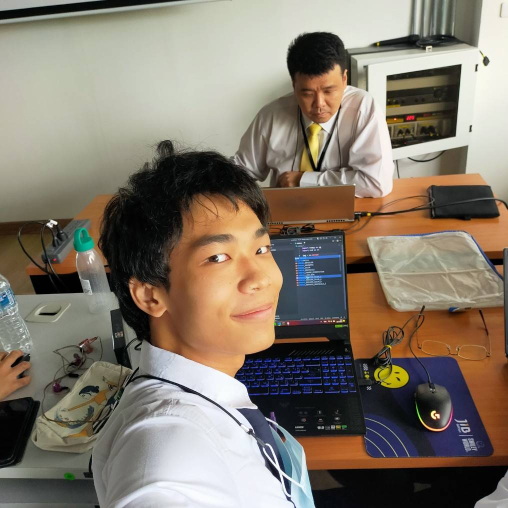
#> input picture input.jpg, 1016 x 1016 px (shown at 1/2 size)
$ python cw4.py
#> lines starting #> are read from the running program, lines starting #| are printed output that depends on the picture
# fourier transformation.py
import numpy as np
import cv2 as cv

img = cv.imread('input.jpg', cv.IMREAD_GRAYSCALE)
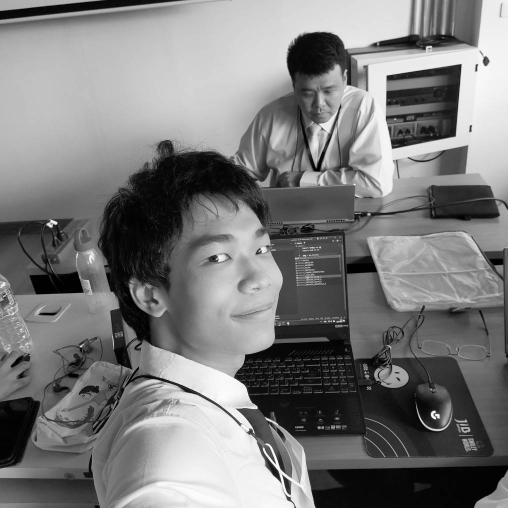
#> img: shape (1016, 1016) (shown at 1/2 size); min 0, max 255, mean 122.6

# cast data type to float 32 bit
img = img.astype(np.float32);

# take fourier transform
imgF = np.fft.fft2(img)

# ship (0,0) to center of image
## รูปจริงๆ ที่เป็นสมการ fourier
imgF = np.fft.fftshift(imgF)

# find magnitude & phase
imgReal = np.real(imgF)
imgIma = np.imag(imgF)
imgMag = np.sqrt(imgReal**2 + imgIma**2)

# เเปลงให้ภาพอ่านรู้เรื่อง
imgMag = np.log(1+imgMag)
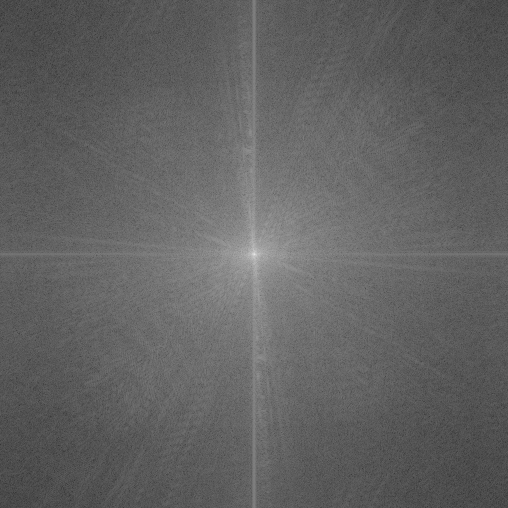
#> imgMag: shape (1016, 1016) float64 (shown at 1/2 size); min 1.96, max 18.66, mean 8.38; drawn with min black and max white
imgMag = cv.normalize(imgMag, None, 0, 255, cv.NORM_MINMAX, cv.CV_8U)
print("input image size y x =",imgMag.shape)
#| input image size y x = (1016, 1016)
cv.imwrite("f_image.png", imgMag)

##########################สร้าง fourier sobel
sobel_filter = [
    [-1,0,1],
    [-2,0,1],
    [-1,0,1]
]

sobel_filter = np.array(sobel_filter)

#ขนาดเดิม ของ sobel filter
width = sobel_filter.shape[1]
height = sobel_filter.shape[0]

#ขนาด ใหม่ ที่ต้องการ
new_height,new_width = imgMag.shape
#> new_height = 1016; new_width = 1016

# Create a blank image of the desired size
# # filter sobel จะต้องใหญ่ เท่า image size เพื่อให้ทำ dot product ได้
padded_sobel = np.zeros((new_height, new_width), dtype=np.uint8)

# Copy the original image into the center of the padded image
top = (new_height - height) // 2
#> top = 506
left = (new_width - width) // 2
#> left = 506
padded_sobel[top : top+height, left : left+width] = sobel_filter
## ขนาดจะต้องเท่ากับรูป input เพราะเรา resize เเล้ว
print("padded sobel y x = ",padded_sobel.shape)

####################### เอา รูป sobel filter convert เป็น frequency domain โดยการทำ fourier tranform


# cast data type to float 32 bit
padded_sobel = padded_sobel.astype(np.float32);

# take fourier transform
sobelF = np.fft.fft2(padded_sobel)

# ship (0,0) to center of image
sobelF = np.fft.fftshift(sobelF)

# find magnitude & phase``
sobelReal = np.real(sobelF)
sobelIma = np.imag(sobelF)
sobelMag = np.sqrt(sobelReal**2 + sobelIma**2)
sobelPhs = np.arctan2(sobelIma, sobelReal)

# Inverse Fourier transform
sobelRealInv = sobelMag*np.cos(sobelPhs)
sobelImaInv = sobelMag*np.sin(sobelPhs)

sobelFInv = sobelRealInv + sobelImaInv*1j

sobelFInv = np.fft.ifftshift(sobelFInv)
sobelInv = np.fft.ifft2(sobelFInv)

sobelInv = np.real(sobelInv)
sobelInv = sobelInv.astype(np.uint8);

# display magnitude
#sobelMag = np.log(1+sobelMag)
sobelMag = cv.normalize(sobelMag, None, 0, 255, cv.NORM_MINMAX, cv.CV_8U)

cv.imwrite("f_sobel.png",sobelMag)
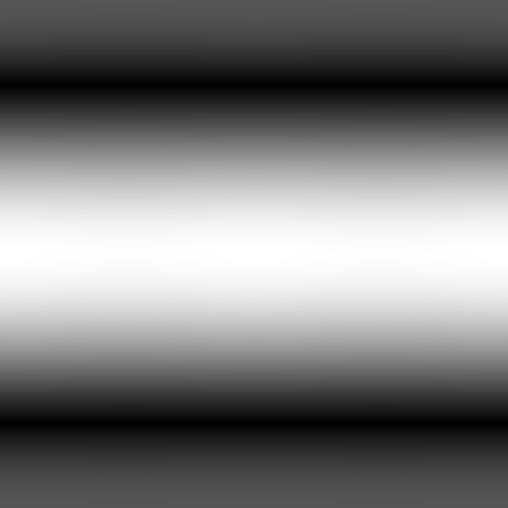
#> saved as f_sobel.png: shape (1016, 1016) (shown at 1/2 size); min 0, max 255, mean 121.5

########################## นำรูป F sobel มา คูณ จุดต่อจุด กับ frequency domain image

# img_frequency_domain_sobeled = np.dot(imgMag,sobel_magnitude_image)
# cv.imwrite("f_Fdomain_sobeled.png",img_frequency_domain_sobeled)
img_frequency_domain_sobeled=np.zeros(imgMag.shape)
for y in range(0,imgMag.shape[0]):
    for x in range(0,imgMag.shape[1]):
        img_frequency_domain_sobeled[y,x]= imgMag[y,x] * sobelMag[y,x]
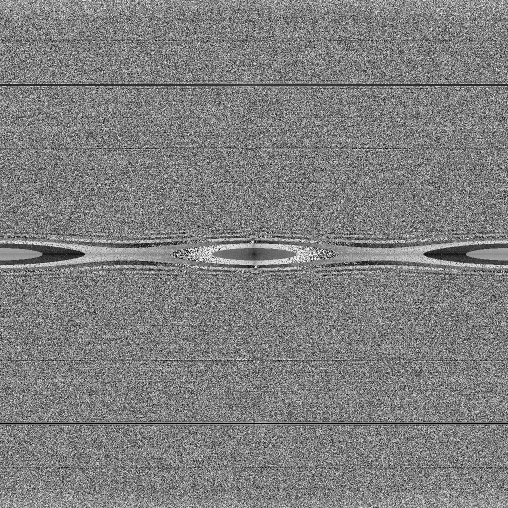
#> img_frequency_domain_sobeled: shape (1016, 1016) float64 (shown at 1/2 size); min 0, max 255, mean 127.3


##############################เเปลง f_Fdomain_sobeled.png ให้กลับเป็นรูปตกกะปิ ก็เป็นอันเส็ดสิ้น

fft_image = np.fft.fftshift(img_frequency_domain_sobeled)
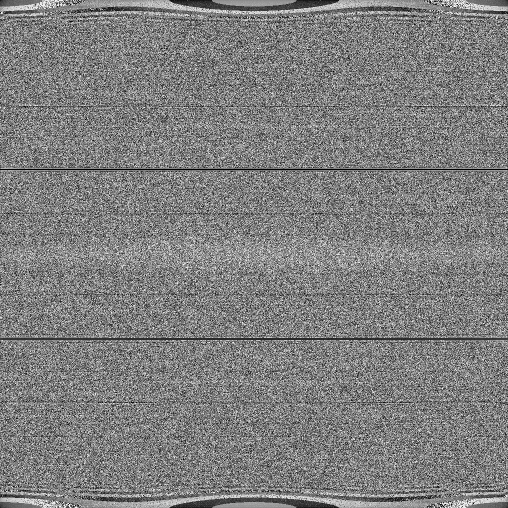
#> fft_image: shape (1016, 1016) float64 (shown at 1/2 size); min 0, max 255, mean 127.3

# Calculate the inverse Fourier transform
inverse_fft_image = np.fft.ifft2(fft_image)

# Convert the inverse Fourier transform to an image
inverse_fft_image = np.real(inverse_fft_image)

# Normalize the image
inverse_fft_image = np.clip(inverse_fft_image, 0, 255)
inverse_fft_image = np.uint8(inverse_fft_image)

# Save the image
cv.imwrite('f_output.jpg', inverse_fft_image)
